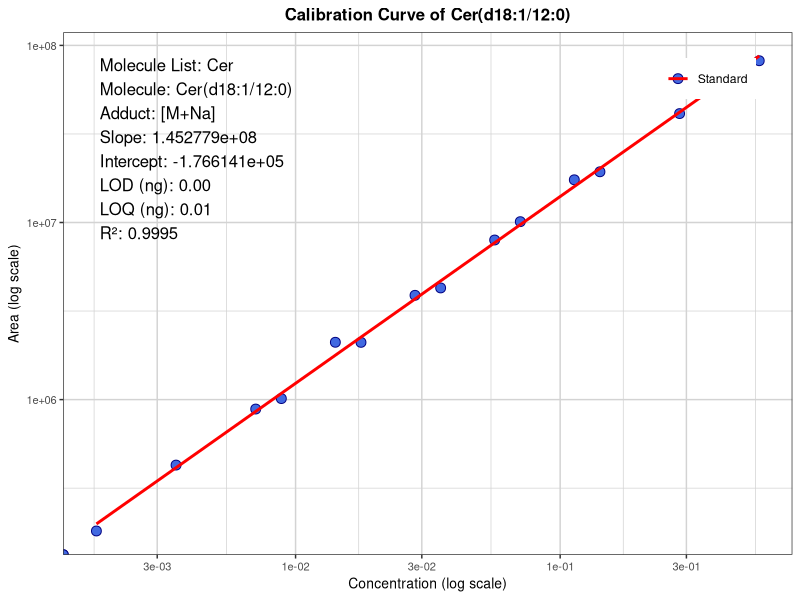
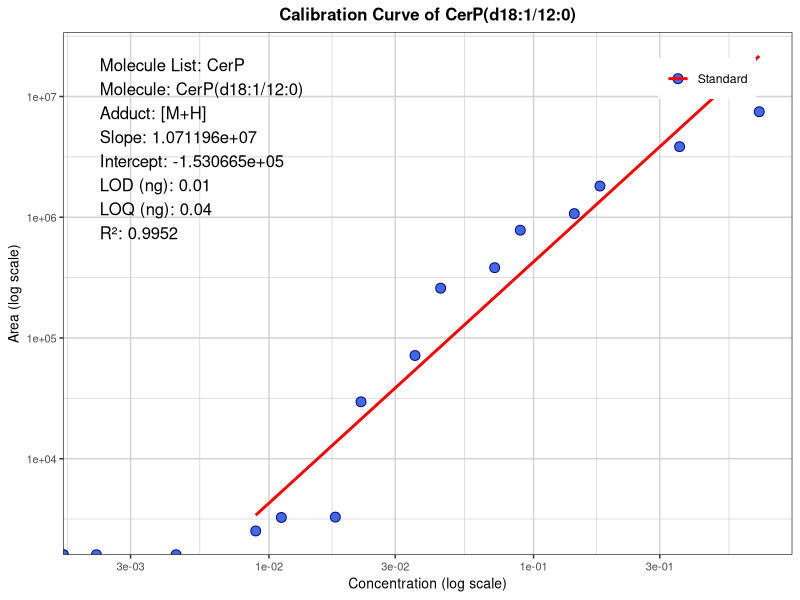
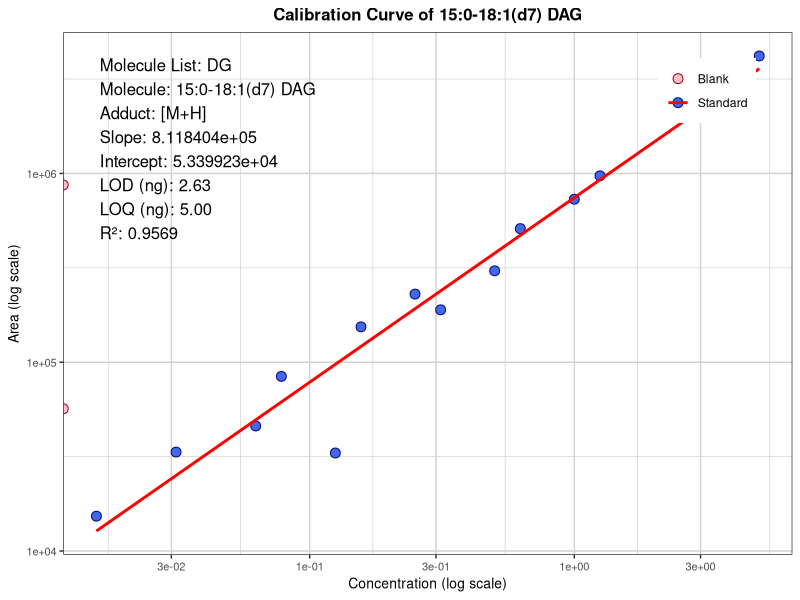
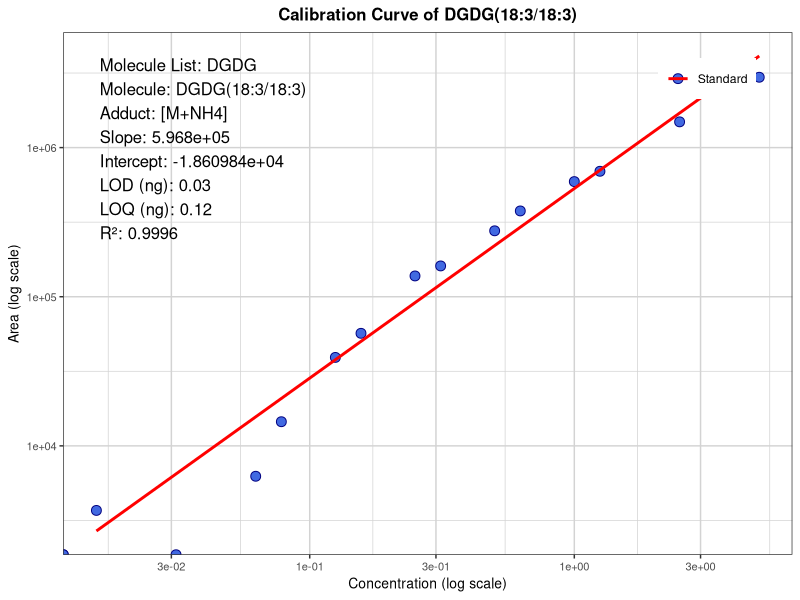
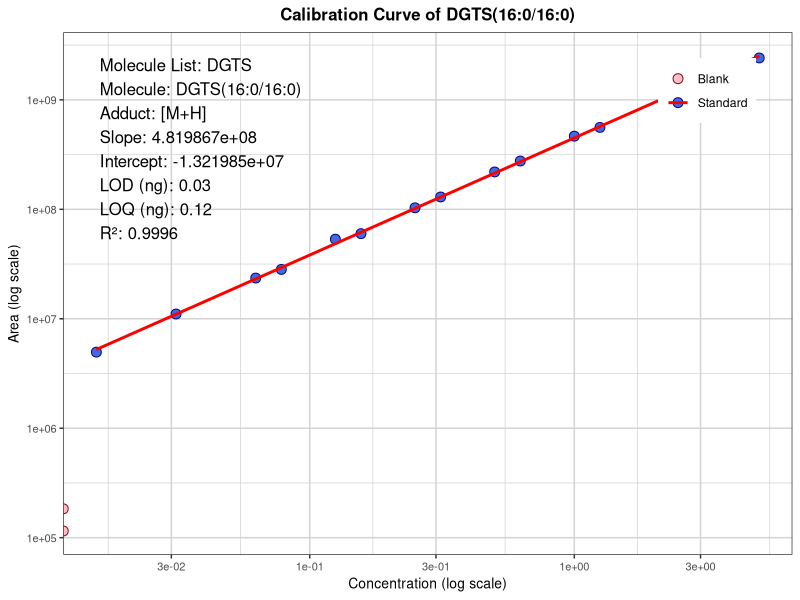
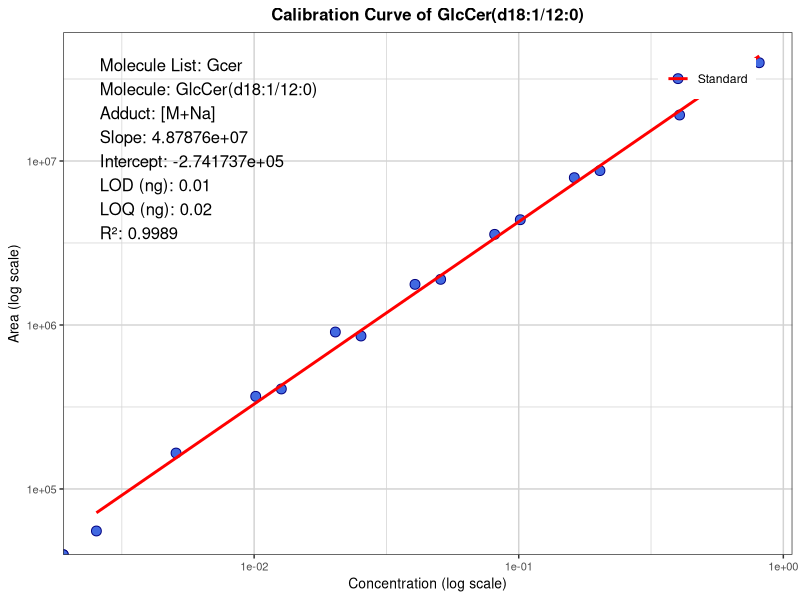
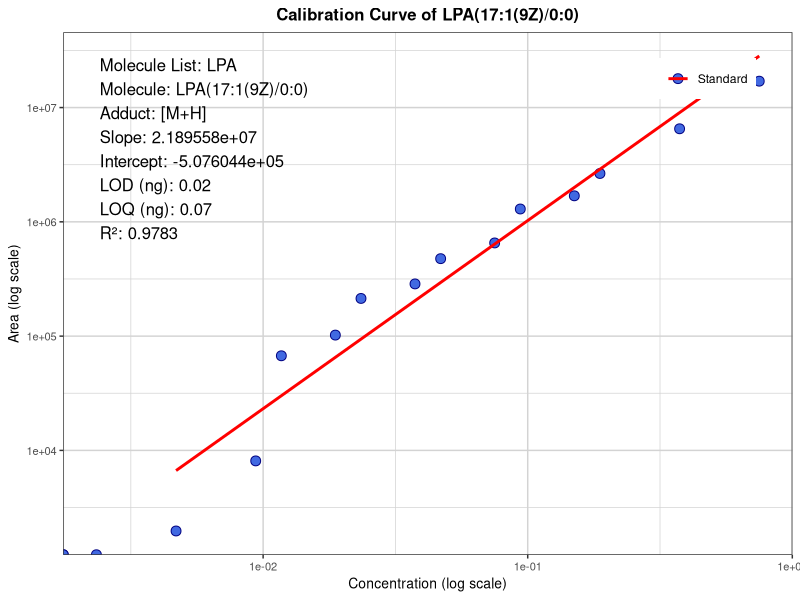
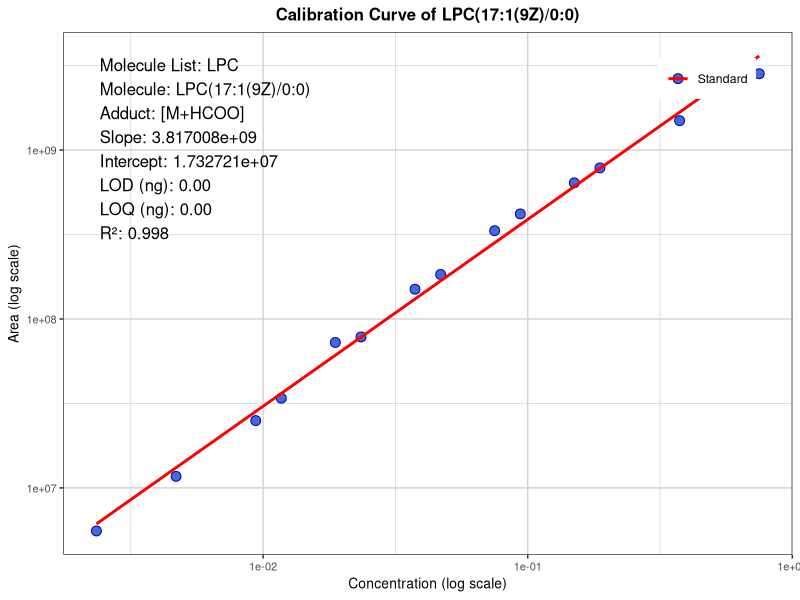

Source code (R) for these figures, in order:
## ---- chunk 1
## \# Function to calculate calibration parameters

library(ggplot2)
library(readxl)
library(scales)
library(grid)
library(gridExtra)
library(dplyr)

calculate_calibration_parameters <- function(row) {
  concentrations <- c()
  areas <- c()
  initial_concentration <- row[["Initial concentration"]]
  injection_columns <- c(names(row)[grep("^0_0", names(row))], unlist(lapply(1:7, function(i) paste0(i, "_", c(5, 1)))))
  
  for (col in injection_columns) {
    if (!is.na(row[[col]])) {
      if (grepl("^0_0", col)) {
        effective_concentration <- 0
      } else {
        volume <- as.numeric(unlist(strsplit(col, "_"))[2])
        factor <- 1 / (2 ^ (as.numeric(unlist(strsplit(col, "_"))[1]) - 1))
        concentration <- initial_concentration * factor
        effective_concentration <- concentration * volume
      }
      area <- row[[col]]
      concentrations <- c(concentrations, effective_concentration)
      areas <- c(areas, area)
    }
  }
  
  data <- data.frame(concentrations = concentrations, areas = areas)
  model <- lm(areas ~ concentrations, data = data)
  slope <- coef(model)[2]
  intercept <- coef(model)[1]
  r_squared <- summary(model)$r.squared
  
  # Modified LOD and LOQ calculation
  non_zero_concentrations <- concentrations[concentrations > 0]
  non_zero_areas <- areas[concentrations > 0]
  
  LOD <- NA
  LOQ <- NA
  
  if (length(non_zero_concentrations) > 0) {
    blank_signal <- mean(areas[concentrations == 0])
    blank_sd <- sd(areas[concentrations == 0])
    
    if (is.na(blank_sd) || blank_sd == 0) {
      blank_sd <- min(non_zero_areas) / 10  # Fallback if SD is 0
    }
    
    signal_noise_ratio <- 3
    LOD_calc <- (blank_signal + signal_noise_ratio * blank_sd - intercept) / slope
    
    if (is.finite(LOD_calc) && LOD_calc > 0) {
      LOD <- LOD_calc
    } else {
      LOD <- min(non_zero_concentrations) / 10  # Fallback LOD
    }
    
    # LOQ calculation
    potential_LOQ <- min(concentrations[concentrations >= 3 * LOD & areas > 0])
    if (is.finite(potential_LOQ) && potential_LOQ > 0) {
      LOQ <- potential_LOQ
    } else {
      LOQ <- max(concentrations)  # Fallback LOQ
    }
  }
  
  # Debugging prints
  #print(paste("Molecule:", row[["Molecule"]]))
  #print(paste("Initial concentration:", initial_concentration))
  #print(paste("Number of non-zero concentrations:", length(non_zero_concentrations)))
  #print(paste("Minimum non-zero concentration:", min(non_zero_concentrations)))
  #print(paste("Maximum concentration:", max(concentrations)))
  #print(paste("Slope:", slope))
  #print(paste("Intercept:", intercept))
  #print(paste("R-squared:", r_squared))
  #print(paste("LOD calculation:", LOD))
  #print(paste("LOQ calculation:", LOQ))

  return(list(
    slope = slope,
    intercept = intercept,
    LOD = LOD,
    LOQ = LOQ,
    r_squared = r_squared,
    concentrations = concentrations,
    areas = areas
  ))
}


## ---- chunk 2

data <- read_excel("CAL.xlsx", sheet = "Sheet1")

# Filter to keep only the rows with the best R² value for each Molecule List
best_r2_rows <- data %>%
  group_by(`Molecule List`) %>%
  slice(which.max(R.))

# Create a list to store all plots
plot_list <- list()

# Loop through the filtered rows
for (i in 1:nrow(best_r2_rows)) {
  row <- best_r2_rows[i, ]
  result <- calculate_calibration_parameters(row)
  molecule_list <- row[["Molecule List"]]
  molecule <- row[["Molecule"]]
  adduct <- row[["Precursor Adduct"]]
  
  # Create plot data and add a column to distinguish blanks from standards
  plot_data <- data.frame(
    concentrations = result$concentrations,
    areas = result$areas,
    type = ifelse(result$concentrations == 0 & result$areas > 0, "Blank", "Standard")
  )
  
  # Create the annotation text
  annotation_text <- paste(
    "Molecule List:", molecule_list,
    "\nMolecule:", molecule,
    "\nAdduct:", adduct,
    "\nSlope:", format(result$slope, scientific = TRUE),
    "\nIntercept:", format(result$intercept, scientific = TRUE),
    "\nLOD (ng):", ifelse(is.na(result$LOD), "N/A", sprintf("%.2f", result$LOD)),
    "\nLOQ (ng):", ifelse(is.na(result$LOQ), "N/A", sprintf("%.2f", result$LOQ)),
    "\nR²:", round(result$r_squared, 4)
  )
  
  # Create the plot with log scales
  p <- ggplot(plot_data, aes(x = concentrations, y = areas, color = type, fill = type)) +
    geom_point(size = 3, shape = 21) +
    geom_smooth(data = subset(plot_data, type == "Standard"), 
                method = "lm", se = FALSE, color = "red", size = 1) +
    labs(
      title = paste("Calibration Curve of", molecule),
      x = "Concentration (log scale)",
      y = "Area (log scale)"
    ) +
    scale_x_log10(labels = scales::scientific_format(digits = 2)) +
    scale_y_log10(labels = scales::scientific_format(digits = 2)) +
    scale_color_manual(values = c("Standard" = "navy", "Blank" = "darkred")) +
    scale_fill_manual(values = c("Standard" = "royalblue", "Blank" = "pink")) +
    theme_bw() +
    theme(
      plot.title = element_text(hjust = 0.5, size = 12, face = "bold"),
      axis.title = element_text(size = 10),
      axis.text = element_text(size = 8),
      panel.grid.major = element_line(color = "lightgray"),
      panel.grid.minor = element_line(color = "lightgray"),
      legend.position = c(0.95, 0.95),
      legend.justification = c("right", "top"),
      legend.box.just = "right",
      legend.margin = margin(6, 6, 6, 6),
      legend.title = element_blank()
    ) +
    annotation_custom(
      grob = textGrob(
        annotation_text,
        x = unit(0.05, "npc"), 
        y = unit(0.95, "npc"),
        just = c("left", "top"),
        gp = gpar(fontsize = 12)
      )
    )
  
  # Add the plot to the list
  plot_list[[i]] <- p
}
# Display all plots in the R console
for (p in plot_list) {
  print(p)
}

